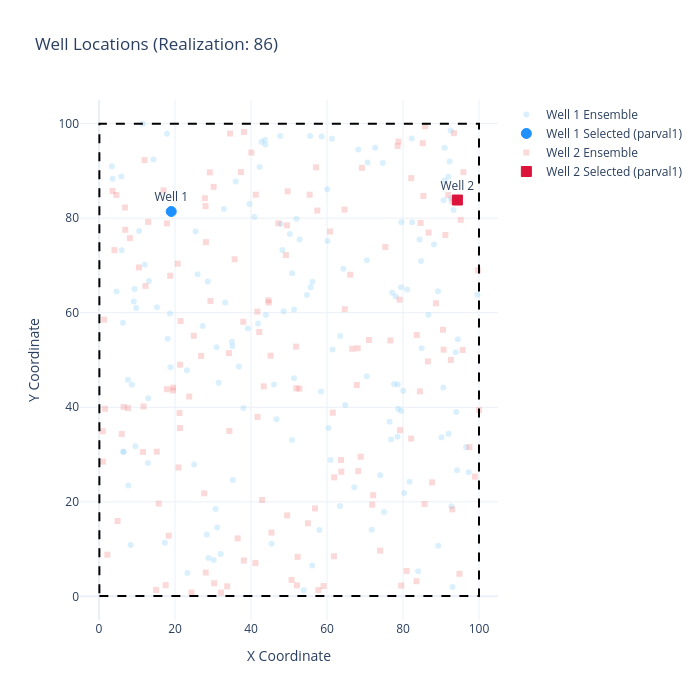

Source (notebook cell):
### Code cell
##################################################
### two well example visualization of well_pos ###
##################################################

import plotly.graph_objects as go

fig = go.Figure()

# access the underlying dataframe using the internal _df attribute
df = wellpop._df

# set styles

# well 1 ensemble
fig.add_trace(go.Scatter(
    x=df["well_1_x"], y=df["well_1_y"],
    mode='markers', 
    marker=dict(color='lightskyblue', opacity=0.3, symbol='circle'),
    name="Well 1 Ensemble"
))

# well 1 selected
fig.add_trace(go.Scatter(
    x=[pst.parameter_data.loc["well_1_x", "parval1"]], 
    y=[pst.parameter_data.loc["well_1_y", "parval1"]],
    mode='markers+text', text=["Well 1"], textposition="top center",
    marker=dict(color='dodgerblue', size=10, symbol='circle', 
                line=dict(width=1, color='dodgerblue')),
    name="Well 1 Selected (parval1)"
))

# well 2 ensemble
fig.add_trace(go.Scatter(
    x=df["well_2_x"], y=df["well_2_y"],
    mode='markers', 
    marker=dict(color='lightcoral', opacity=0.3, symbol='square'),
    name="Well 2 Ensemble"
))

# well 2 selected
fig.add_trace(go.Scatter(
    x=[pst.parameter_data.loc["well_2_x", "parval1"]], 
    y=[pst.parameter_data.loc["well_2_y", "parval1"]],
    mode='markers+text', text=["Well 2"], textposition="top center",
    marker=dict(color='crimson', size=10, symbol='square', 
                line=dict(width=1, color='crimson')),
    name="Well 2 Selected (parval1)"
))

# add boundary box
fig.add_shape(type="rect", x0=x_min, y0=y_min, x1=x_max, y1=y_max, 
              line=dict(color="black", dash="dash"))

fig.update_layout(
    xaxis=dict(range=[-5, 105], title="X Coordinate"),
    yaxis=dict(range=[-5, 105], title="Y Coordinate"),
    title=f"Well Locations (Realization: {selected_real})",
    template="plotly_white",
    width=700, height=700
)

fig.show()

### Figure 1 — Plotly figure (JSON) as saved in the notebook; plotly's stock layout.template omitted (floating-point values rounded to 4 significant figures; data arrays with more than 128 entries replaced by an {"elided": "..."} marker saying what was removed)
{"data": [{"marker": {"color": "lightskyblue", "opacity": 0.3, "symbol": "circle"}, "mode": "markers", "name": "Well 1 Ensemble", "type": "scatter", "x": {"elided": "150 float values"}, "y": {"elided": "150 float values"}}, {"marker": {"color": "dodgerblue", "line": {"color": "dodgerblue", "width": 1}, "size": 10, "symbol": "circle"}, "mode": "markers+text", "name": "Well 1 Selected (parval1)", "text": ["Well 1"], "textposition": "top center", "type": "scatter", "x": [19.01], "y": [81.41]}, {"marker": {"color": "lightcoral", "opacity": 0.3, "symbol": "square"}, "mode": "markers", "name": "Well 2 Ensemble", "type": "scatter", "x": {"elided": "150 float values"}, "y": {"elided": "150 float values"}}, {"marker": {"color": "crimson", "line": {"color": "crimson", "width": 1}, "size": 10, "symbol": "square"}, "mode": "markers+text", "name": "Well 2 Selected (parval1)", "text": ["Well 2"], "textposition": "top center", "type": "scatter", "x": [94.32], "y": [83.84]}], "layout": {"height": 700, "shapes": [{"line": {"color": "black", "dash": "dash"}, "type": "rect", "x0": 0.1, "x1": 100, "y0": 0.1, "y1": 100}], "title": {"text": "Well Locations (Realization: 86)"}, "width": 700, "xaxis": {"range": [-5, 105], "title": {"text": "X Coordinate"}}, "yaxis": {"range": [-5, 105], "title": {"text": "Y Coordinate"}}}}
